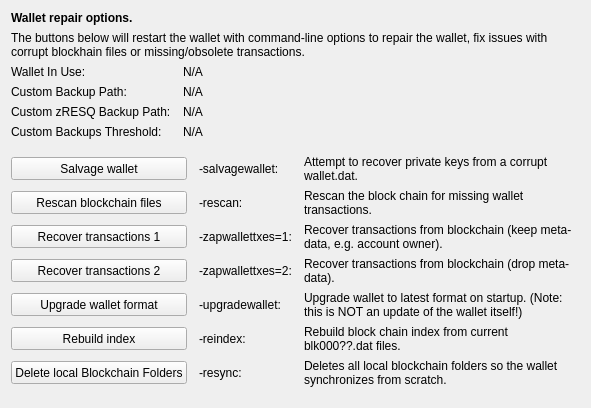
     <widget class="QWidget" name="tab_repair">
      <attribute name="title">
       <string>&amp;Wallet Repair</string>
      </attribute>
      <layout class="QGridLayout" name="gridLayout_4" columnstretch="0,0,0,0">
       <property name="horizontalSpacing">
        <number>12</number>
       </property>
       <item row="0" column="0" colspan="4">
        <widget class="QLabel" name="label_repair_header">
         <property name="font">
          <font>
           <weight>75</weight>
           <bold>true</bold>
          </font>
         </property>
         <property name="text">
          <string>Wallet repair options.</string>
         </property>
        </widget>
       </item>
       <item row="1" column="0" colspan="4">
        <widget class="QLabel" name="label_repair_helptext">
         <property name="font">
          <font>
           <weight>50</weight>
           <bold>false</bold>
          </font>
         </property>
         <property name="text">
          <string>The buttons below will restart the wallet with command-line options to repair the wallet, fix issues with corrupt blockhain files or missing/obsolete transactions.</string>
         </property>
         <property name="wordWrap">
          <bool>true</bool>
         </property>
        </widget>
       </item>
       <item row="2" column="0">
        <widget class="QLabel" name="wallet_path_label">
         <property name="text">
          <string>Wallet In Use:</string>
         </property>
        </widget>
       </item>
       <item row="2" column="1" colspan="3">
        <widget class="QLabel" name="wallet_path">
         <property name="cursor">
          <cursorShape>IBeamCursor</cursorShape>
         </property>
         <property name="text">
          <string>N/A</string>
         </property>
         <property name="textFormat">
          <enum>Qt::PlainText</enum>
         </property>
         <property name="textInteractionFlags">
          <set>Qt::LinksAccessibleByMouse|Qt::TextSelectableByKeyboard|Qt::TextSelectableByMouse</set>
         </property>
        </widget>
       </item>
       <item row="3" column="0">
        <widget class="QLabel" name="wallet_custombackuppath_label">
         <property name="text">
          <string>Custom Backup Path:</string>
         </property>
         <property name="visible">
          <bool>false</bool>
         </property>
        </widget>
       </item>
       <item row="3" column="1" colspan="3">
        <widget class="QLabel" name="wallet_custombackuppath">
         <property name="cursor">
          <cursorShape>IBeamCursor</cursorShape>
         </property>
         <property name="text">
          <string>N/A</string>
         </property>
         <property name="textFormat">
          <enum>Qt::PlainText</enum>
         </property>
         <property name="textInteractionFlags">
          <set>Qt::LinksAccessibleByMouse|Qt::TextSelectableByKeyboard|Qt::TextSelectableByMouse</set>
         </property>
         <property name="visible">
          <bool>false</bool>
         </property>
        </widget>
       </item>
       <item row="4" column="0">
        <widget class="QLabel" name="wallet_customzresqbackuppath_label">
         <property name="text">
          <string>Custom zRESQ Backup Path:</string>
         </property>
         <property name="visible">
          <bool>false</bool>
         </property>
        </widget>
       </item>
       <item row="4" column="1" colspan="3">
        <widget class="QLabel" name="wallet_customzresqbackuppath">
         <property name="cursor">
          <cursorShape>IBeamCursor</cursorShape>
         </property>
         <property name="text">
          <string>N/A</string>
         </property>
         <property name="textFormat">
          <enum>Qt::PlainText</enum>
         </property>
         <property name="textInteractionFlags">
          <set>Qt::LinksAccessibleByMouse|Qt::TextSelectableByKeyboard|Qt::TextSelectableByMouse</set>
         </property>
         <property name="visible">
          <bool>false</bool>
         </property>
        </widget>
       </item>
       <item row="5" column="0">
        <widget class="QLabel" name="wallet_custombackupthreshold_label">
         <property name="text">
          <string>Custom Backups Threshold:</string>
         </property>
         <property name="visible">
          <bool>false</bool>
         </property>
        </widget>
       </item>
       <item row="5" column="1" colspan="3">
        <widget class="QLabel" name="wallet_custombackupthreshold">
         <property name="cursor">
          <cursorShape>IBeamCursor</cursorShape>
         </property>
         <property name="text">
          <string>N/A</string>
         </property>
         <property name="textFormat">
          <enum>Qt::PlainText</enum>
         </property>
         <property name="textInteractionFlags">
          <set>Qt::LinksAccessibleByMouse|Qt::TextSelectableByKeyboard|Qt::TextSelectableByMouse</set>
         </property>
         <property name="visible">
          <bool>false</bool>
         </property>
        </widget>
       </item>
       <item row="6" column="0">
        <spacer name="verticalSpacer_repair1">
         <property name="orientation">
          <enum>Qt::Vertical</enum>
         </property>
         <property name="sizeHint" stdset="0">
          <size>
           <width>10</width>
           <height>10</height>
          </size>
         </property>
        </spacer>
       </item>
       <item row="7" column="0" colspan="2">
        <widget class="QPushButton" name="btn_salvagewallet">
         <property name="minimumSize">
          <size>
           <width>100</width>
           <height>23</height>
          </size>
         </property>
         <property name="text">
          <string>Salvage wallet</string>
         </property>
        </widget>
       </item>
       <item row="7" column="2">
        <widget class="QLabel" name="label_repair_salvage_command">
         <property name="text">
          <string notr="true">-salvagewallet:</string>
         </property>
        </widget>
       </item>
       <item row="7" column="3">
        <widget class="QLabel" name="label_repair_salvage">
         <property name="text">
          <string>Attempt to recover private keys from a corrupt wallet.dat.</string>
         </property>
         <property name="wordWrap">
          <bool>true</bool>
         </property>
        </widget>
       </item>
       <item row="8" column="0" colspan="2">
        <widget class="QPushButton" name="btn_rescan">
         <property name="minimumSize">
          <size>
           <width>100</width>
           <height>23</height>
          </size>
         </property>
         <property name="text">
          <string>Rescan blockchain files</string>
         </property>
        </widget>
       </item>
       <item row="8" column="2">
        <widget class="QLabel" name="label_repair_rescan_command">
         <property name="text">
          <string notr="true">-rescan:</string>
         </property>
        </widget>
       </item>
       <item row="8" column="3">
        <widget class="QLabel" name="label_repair_rescan">
         <property name="text">
          <string>Rescan the block chain for missing wallet transactions.</string>
         </property>
         <property name="wordWrap">
          <bool>true</bool>
         </property>
        </widget>
       </item>
       <item row="9" column="0" colspan="2">
        <widget class="QPushButton" name="btn_zapwallettxes1">
         <property name="minimumSize">
          <size>
           <width>100</width>
           <height>23</height>
          </size>
         </property>
         <property name="text">
          <string>Recover transactions 1</string>
         </property>
        </widget>
       </item>
       <item row="9" column="2">
        <widget class="QLabel" name="label_repair_zap1_command">
         <property name="text">
          <string notr="true">-zapwallettxes=1:</string>
         </property>
        </widget>
       </item>
       <item row="9" column="3">
        <widget class="QLabel" name="label_repair_zap1">
         <property name="text">
          <string>Recover transactions from blockchain (keep meta-data, e.g. account owner).</string>
         </property>
         <property name="wordWrap">
          <bool>true</bool>
         </property>
        </widget>
       </item>
       <item row="10" column="0" colspan="2">
        <widget class="QPushButton" name="btn_zapwallettxes2">
         <property name="minimumSize">
          <size>
           <width>100</width>
           <height>23</height>
          </size>
         </property>
         <property name="text">
          <string>Recover transactions 2</string>
         </property>
        </widget>
       </item>
       <item row="10" column="2">
        <widget class="QLabel" name="label_repair_zap2_command">
         <property name="text">
          <string notr="true">-zapwallettxes=2:</string>
         </property>
        </widget>
       </item>
       <item row="10" column="3">
        <widget class="QLabel" name="label_repair_zap2">
         <property name="text">
          <string>Recover transactions from blockchain (drop meta-data).</string>
         </property>
         <property name="wordWrap">
          <bool>true</bool>
         </property>
        </widget>
       </item>
       <item row="11" column="0" colspan="2">
        <widget class="QPushButton" name="btn_upgradewallet">
         <property name="minimumSize">
          <size>
           <width>100</width>
           <height>23</height>
          </size>
         </property>
         <property name="text">
          <string>Upgrade wallet format</string>
         </property>
        </widget>
       </item>
       <item row="11" column="2">
        <widget class="QLabel" name="label_repair_upgrade_command">
         <property name="text">
          <string notr="true">-upgradewallet:</string>
         </property>
        </widget>
       </item>
       <item row="11" column="3">
        <widget class="QLabel" name="label_repair_upgrade">
         <property name="text">
          <string>Upgrade wallet to latest format on startup. (Note: this is NOT an update of the wallet itself!)</string>
         </property>
         <property name="wordWrap">
          <bool>true</bool>
         </property>
        </widget>
       </item>
       <item row="12" column="0" colspan="2">
        <widget class="QPushButton" name="btn_reindex">
         <property name="minimumSize">
          <size>
           <width>100</width>
           <height>23</height>
          </size>
         </property>
         <property name="text">
          <string>Rebuild index</string>
         </property>
        </widget>
       </item>
       <item row="12" column="2">
        <widget class="QLabel" name="label_repair_reindex_command">
         <property name="text">
          <string notr="true">-reindex:</string>
         </property>
        </widget>
       </item>
       <item row="12" column="3">
        <widget class="QLabel" name="label_repair_reindex">
         <property name="text">
          <string>Rebuild block chain index from current blk000??.dat files.</string>
         </property>
         <property name="wordWrap">
          <bool>true</bool>
         </property>
        </widget>
       </item>
       <item row="13" column="0" colspan="2">
        <widget class="QPushButton" name="btn_resync">
         <property name="minimumSize">
          <size>
           <width>100</width>
           <height>23</height>
          </size>
         </property>
         <property name="text">
          <string>Delete local Blockchain Folders</string>
         </property>
        </widget>
       </item>
       <item row="13" column="2">
        <widget class="QLabel" name="label_repair_resync_command">
         <property name="text">
          <string>-resync:</string>
         </property>
        </widget>
       </item>
       <item row="13" column="3">
        <widget class="QLabel" name="label_repair_resync">
         <property name="text">
          <string>Deletes all local blockchain folders so the wallet synchronizes from scratch.</string>
         </property>
         <property name="wordWrap">
          <bool>true</bool>
         </property>
        </widget>
       </item>
       <item row="14" column="0">
        <spacer name="verticalSpacer_repair2">
         <property name="orientation">
          <enum>Qt::Vertical</enum>
         </property>
         <property name="sizeHint" stdset="0">
          <size>
           <width>20</width>
           <height>10</height>
          </size>
         </property>
        </spacer>
       </item>
      </layout>
     </widget>
